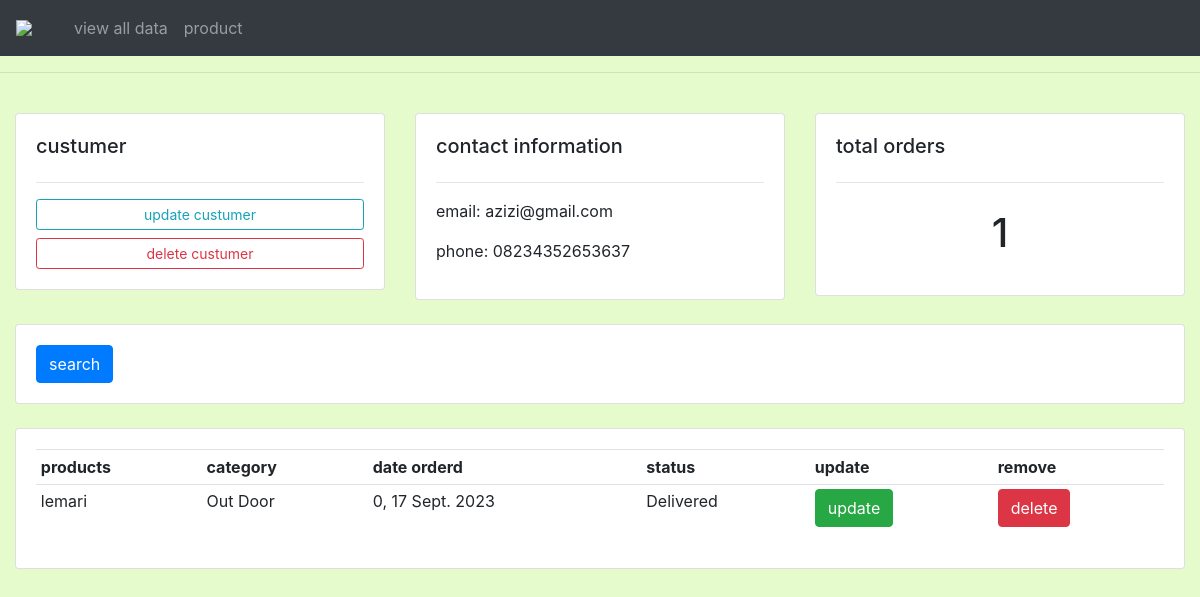
Page /custumer/4 on the committed database.
### data/models.py (models this page shows, shortened)
class Custumer(models.Model):
    name = models.CharField(max_length=200, blank=True, null=True)
    phone= models.CharField(max_length=200, blank=True, null=True)
    email = models.CharField(max_length=200, blank=True, null=True)
    date_created = models.DateTimeField(auto_now_add=True, null=True)

class Order(models.Model):
    STATUS=(
        ('Pending', 'Pending'),
        ('Out for delivery' , 'Out for delivery'),
        ('Delivered', 'Delivered')
    )
    custumer = models.ForeignKey(Custumer, null=True, on_delete=models.SET_NULL)
    product = models.ForeignKey(Product, null=True, on_delete=models.SET_NULL)
    date_created =models.DateTimeField(auto_now_add=True, null=True)
    status = models.CharField(max_length=200, null=True, choices=STATUS)

class Product(models.Model):
    CATEGORY=(
        ('Indoor', 'Indoor'),
         ('Out Door', 'Out Door')
    )
    name = models.CharField(max_length=200, blank=True, null=True)
    price = models.IntegerField(blank=True, null=True)
    category = models.CharField(max_length=200, blank=True, null=True, choices=CATEGORY)
    description = models.CharField(max_length=200, blank=True, null=True)
    date_created= models.DateTimeField(auto_now_add=True, null=True)
    tag = models.ManyToManyField(Tag)
    def __str__(self):
        return self.name
    class Meta:
        verbose_name_plural = "Product"

### data/views.py (the view)
# urls.py: path('custumer/<str:pk>',views.custumer, name='custumer'),
def custumer(request, pk):
    detailcustumer = Custumer.objects.get(id=pk)
    order_custumer = detailcustumer.order_set.all()
    total_custumer = order_custumer.count()
    context = {
        'judul': 'Halaman konsumen',
        'menu': 'custumer',
        'custumer': detailcustumer,
        'data_order_custumer' : order_custumer,
        'data_total_custumer' : total_custumer,
    }
    return render(request, 'data/custumer.html', context)

### data/templates/data/custumer.html
{% extends "data/main.html" %} {% block content %}
<br />
<div class="container-fluid">
  <div class="row">
    <div class="col-md-4">
      <div class="card card-body">
        <h5>custumer</h5>
        <hr />
        <a class="btn btn-outline-info btn-sm btn-block" href >update custumer</a
        >
        <a class="btn btn-outline-danger btn-sm btn-block" href="" >delete custumer</a
        >
      </div>
    </div>
    <div class="col-md-4">
      <div class="card card-body">
        <h5>contact information</h5>
        <hr />
        <p>email: {{ custumer.email }}</p>
        <p>phone: {{ custumer.phone }}</p>
      </div>
    </div>
    <div class="col-md-4">
      <div class="card card-body">
        <h5>total orders</h5>
        <hr />
        <h1 style="text-align: center; padding: 10px">{{ data_total_custumer }}</h1>
      </div>
    </div>
  </div>
  <br />
  <div class="row">
    <div class="col">
      <div class="card card-body">
        <form method="get">
          <button class="btn btn-primary" type="submit">search</button>
        </form>
      </div>
    </div>
  </div>
  <br />
  <div class="row">
    <div class="col-md">
      <div class="card card-body">
        <table class="table table-sm">
          <tr>
            <th>products</th>
            <th>category</th>
            <th>date orderd</th>
            <th>status</th>
            <th>update</th>
            <th>remove</th>
          </tr>
          {% for tampil_order_custumer in data_order_custumer %}
             <tr>
              <td>{{ tampil_order_custumer.product }}</td>
              <td>{{ tampil_order_custumer.product.category }}</td>
              <td>{{ tampil_order_custumer.date_created|date:"I, d N Y" }}</td>
              <td>{{ tampil_order_custumer.status }}</td>
              <td><a href="{% url 'update_order' tampil_order_custumer.id %}" class="btn btn-success">update</a></td>
              <td><a href="{% url 'delete_order' tampil_order_custumer.id %}" class="btn btn-danger">delete</a></td>
             </tr>
             {% endfor %}
        </table>
      </div>
    </div>
  </div>
</div>
{% endblock content %}

### data/templates/data/main.html (style rules this page uses)
body { background-color: rgba(216, 250, 178, 0.664); }

### rows in the picture
Custumer: email "azizi@gmail.com", phone "08234352653637"
Order: product "lemari", product.category "Out Door", date_created "0, 17 Sept. 2023", status "Delivered"

### other values in the picture
{{ data_total_custumer }} "1"
